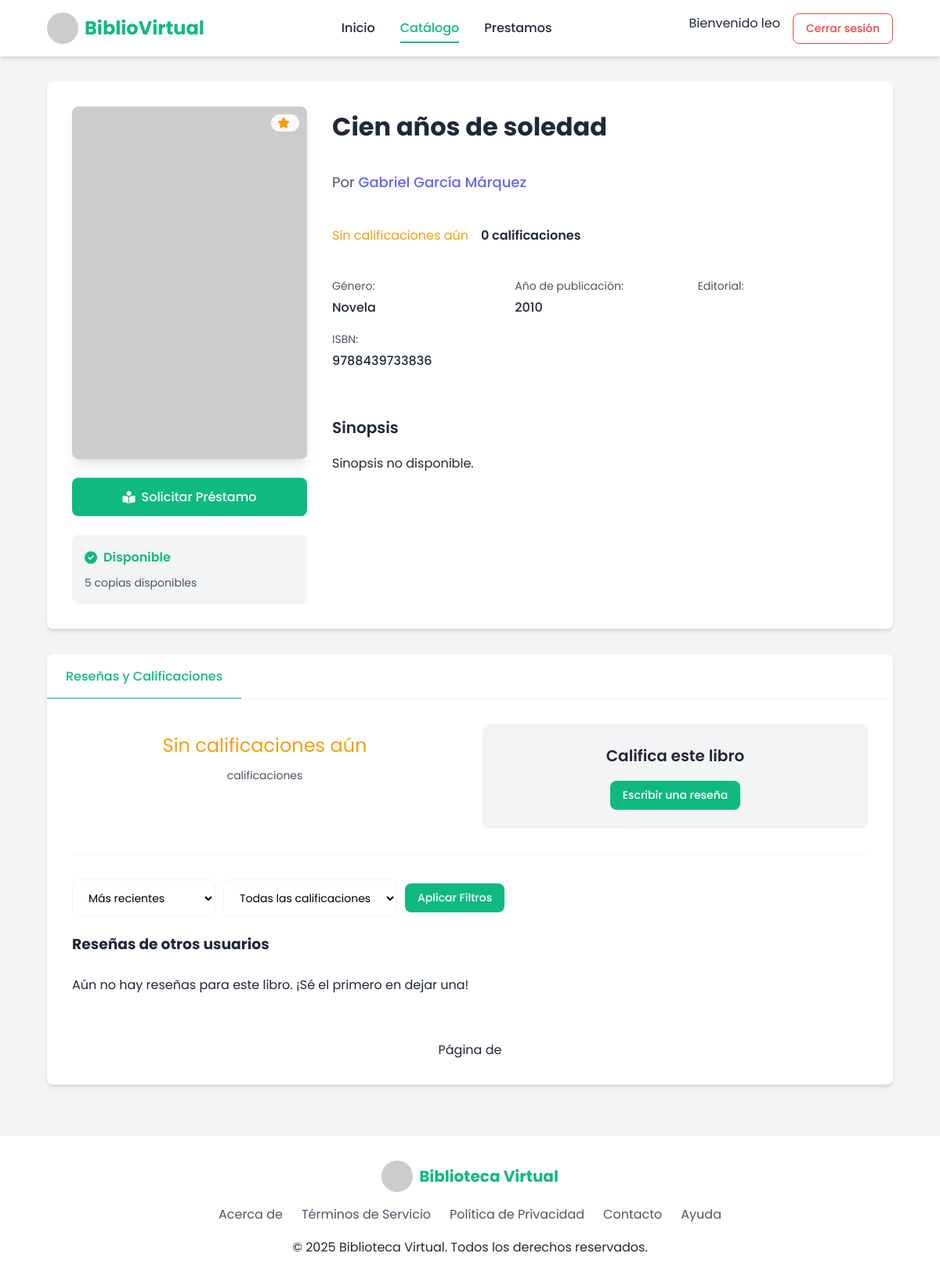
/libros/libro/2/reseña/crear/ (signed in), run on the app's committed database.
### usuarios/models.py (models this page shows, shortened)
class Usuario(AbstractUser):
    correo_electronico = models.EmailField(unique=True, null=False, blank=False)
    fecha_registro = models.DateField(auto_now_add=True)
    ROL_CHOICES = [
        ('admin', 'Administrador'),
        ('usuario', 'Usuario'),
    ]
    rol = models.CharField(max_length=10, choices=ROL_CHOICES, default='usuario')
    """mfa_enabled = models.BooleanField(default=False)
    mfa_secret = models.CharField(max_length=32, blank=True, null=True)
    mfa_verified = models.BooleanField(default=False)"""
    mfa_enabled = models.BooleanField(default=False)

### libros/models.py (models this page shows, shortened)
class Libro(models.Model):
    titulo = models.CharField(max_length=200)
    autor = models.CharField(max_length=100)
    editorial = models.CharField(max_length=100)
    año_publicacion = models.PositiveIntegerField()
    ISBN = models.CharField(max_length=13, unique=True)
    disponibilidad = models.BooleanField(default=True)
    genero = models.ForeignKey(Genero, on_delete=models.CASCADE)
    existencias = models.PositiveIntegerField(default=1)
    portada = models.ImageField(upload_to='portadas/', null=True, blank=True)
    portada_url = models.URLField(blank=True, null=True)
    def portada_preview(self):
        if self.portada:
            return mark_safe(
                f'<img src="{self.portada.url}" width="120" height="160" style="object-fit: contain; border: 1px solid #ccc;" />')
        elif self.portada_url:  # <--- MUESTRA LA URL SI LA IMAGEN AÚN NO SE HA GUARDADO
            return mark_safe(
                f'<img src="{self.portada_url}" width="120" height="160" style="object-fit: contain; border: 1px solid #ccc;" />')
        return "(Sin portada)"
    portada_preview.short_description = "Vista previa"

class Genero(models.Model):
    nombre_genero = models.CharField(max_length=100)

### resenas/forms.py
class ReseñaForm(forms.ModelForm):
    class Meta:
        model = Reseña
        fields = ['comentario', 'calificacion']
        widgets = {
            'comentario': forms.Textarea(attrs={'rows': 3, 'placeholder': 'Escribe tu reseña...'}),
            'calificacion': forms.Select()
        }

### libros/views.py (called while the page is built)
@login_required
def crear_resena(request, libro_id):
    libro = get_object_or_404(Libro, pk=libro_id)
    if request.method == 'POST':
        form = ReseñaForm(request.POST)
        if form.is_valid():
            resena = form.save(commit=False)
            resena.libro = libro
            resena.usuario = request.user
            resena.save()
            messages.success(request, '¡Tu reseña ha sido publicada!')
            return redirect('detalle_libro', libro_id=libro_id)
        else:
            messages.error(request, 'Hubo un error al enviar tu reseña.')
    else:
        form = ReseñaForm()
    context = {
        'libro': libro,
        'form': form,
    }
    return render(request, 'libros/detalle_libro.html', context)

### libros/templates/libros/detalle_libro.html (shortened to what this page needs)
{% load static %}
<!DOCTYPE html>
<html lang="es">
<head>
    <link rel="stylesheet" href="https://cdnjs.cloudflare.com/ajax/libs/font-awesome/6.0.0-beta3/css/all.min.css">
    <link rel="stylesheet" href="{% static 'css/detalle.css' %}">
</head>
<body>
    <header class="header">
        <div class="container">
            <div class="logo">
                <img src="https://via.placeholder.com/40/10b981/FFFFFF?text=B" alt="Logo BiblioVirtual">
                <h1>BiblioVirtual</h1>
            </div>
            <nav class="main-nav">
                <ul>
                    <li><a href="{% url 'inicio' %}">Inicio</a></li>
                    <li><a href="{% url 'catalogo' %}" class="active" >Catálogo</a></li>
                    <li><a href="{% url 'prestamos:prestamos' %}" >Prestamos</a></li>
                </ul>
            </nav>
            <div class="auth-buttons">
            {% if request.user.is_authenticated %}
                <span class="welcome-msg">Bienvenido {{ request.user.username }}</span>
                <form method="post" action="{% url 'logout' %}">
                    <button type="submit" class="btn btn-danger">Cerrar sesión</button>
                </form>
            {% else %}
                <a href="{% url 'login' %}" class="btn btn-outline active">Iniciar Sesión</a>
                <a href="{% url 'registro' %}" class="btn btn-primary">Registrarse</a>
            {% endif %}
            </div>
        </div>
    </header>
    <main>
        <div class="container">
            <div class="book-detail-container">
                <div class="book-main-info">
                    <div class="book-cover">
                        {% if libro.portada %}
                            <img src="{{ libro.portada.url }}" alt="Portada de {{ libro.titulo }}">
                        {% elif libro.portada_url %}
                            <img src="{{ libro.portada_url }}" alt="Portada de {{ libro.titulo }}">
                        {% else %}
                            <img src="https://via.placeholder.com/300x450/6366f1/FFFFFF?text=Sin+Portada"
                                alt="Portada genérica">
                        {% endif %}
                        <div class="book-rating-badge">
                            <i class="fas fa-star"></i>
                        </div>
                    </div>
                    <div class="book-actions">
                        <button id="requestLoanBtn" class="btn btn-primary">
                            <i class="fas fa-book-reader"></i>
                            Solicitar Préstamo
                        </button>
                    </div>
                    <div class="book-availability">
                        <div class="availability-status available">
                            <i class="fas fa-check-circle"></i>
                            <span>{% if libro.disponibilidad %}Disponible{% else %}No Disponible{% endif %}</span>
                        </div>
                        <div class="availability-info">
                            <span>{{ libro.existencias }} copias disponibles</span>
                        </div>
                    </div>
                </div>
                <div class="book-details">
                    <h1 class="book-title">{{ libro.titulo }}</h1>
                    <div class="book-author">
                        <span>Por</span>
                        <a href="#" class="author-link">{{ libro.autor }}</a>
                    </div>
                    <div class="book-rating">
                    <div class="rating-stars">
                        {% if promedio_calificacion %}
                            {% for i in "12345" %}
                                {% if i <= promedio_calificacion|floatformat:0 %}
                                    <i class="fas fa-star"></i>
                                {% elif i == promedio_calificacion|floatformat:0|add:1 and promedio_calificacion|floatformat:1 != promedio_calificacion|floatformat:0 %}
                                    <i class="fas fa-star-half-alt"></i>
                                {% else %}
                                    <i class="far fa-star"></i>
                                {% endif %}
                            {% endfor %}
                        {% else %}
                            <span>Sin calificaciones aún</span>
                        {% endif %}
                    </div>
                    <div class="rating-count">
                        <span>{% with libro.resenas.count as total_resenas %}{{ total_resenas }}{% endwith %} calificaciones</span>
                    </div>
                </div>
                    <div class="book-metadata">
                        <div class="metadata-item">
                            <span class="metadata-label">Género:</span>
                            <span class="metadata-value">{{ libro.genero.nombre_genero }}</span>
                        </div>
                        <div class="metadata-item">
                            <span class="metadata-label">Año de publicación:</span>
                            <span class="metadata-value">{{ libro.año_publicacion }}</span>
                        </div>
                        <div class="metadata-item">
                            <span class="metadata-label">Editorial:</span>
                        </div>
                        <div class="metadata-item">
                            <span class="metadata-label">ISBN:</span>
                            <span class="metadata-value">{{ libro.ISBN }}</span>
                        </div>
                    </div>
                    <div class="book-synopsis">
                        <h3>Sinopsis</h3>
                        <p>
                            {% if libro.sinopsis %}
                                {{ libro.sinopsis }}
                            {% else %}
                                Sinopsis no disponible.
                            {% endif %}
                        </p>
                    </div>
                </div>
            </div>
            <div class="book-tabs">
                <div class="tabs-header">
                    <button class="tab-btn active" data-tab="reviews">Reseñas y Calificaciones</button>
                </div>
                <div class="tabs-content">
                    <div id="reviews-tab" class="tab-content active">
                    <div class="reviews-summary">
                        <div class="rating-summary">
                            <div class="average-rating">
                                <div class="rating-stars">
                                    {% if promedio_calificacion %}
                                        {% for i in "xxxxx"|slice:":{{ promedio_calificacion|floatformat:0 }}" %}
                                            <i class="fas fa-star"></i>
                                        {% endfor %}
                                        {% if promedio_calificacion|floatformat:1 != promedio_calificacion|floatformat:0 %}
                                            <i class="fas fa-star-half-alt"></i>
                                        {% endif %}
                                    {% else %}
                                        <span>Sin calificaciones aún</span>
                                    {% endif %}
                                </div>
                                <span class="rating-count">{{ total_resenas }} calificaciones</span>
                            </div>
                        </div>
                          <div class="add-review">
                              <h3>Califica este libro</h3>
                              {% if request.user.is_authenticated %}
                                  <button id="writeReviewBtn" class="btn btn-primary">Escribir una reseña</button>
                              {% else %}
                                  <p>Debes <a href="{% url 'login' %}?next={{ request.path }}">iniciar sesión</a> para dejar una reseña.</p>
                              {% endif %}
                          </div>
                        </div>
                        <div class="reviews-filter">
                        <form method="get" action="{% url 'detalle_libro' libro.id %}#reviews-tab">
                            <div class="filter-options">
                                <select id="reviewsSort" name="orden_resenas">
                                    <option value="recent" {% if request.GET.orden_resenas == 'recent' %}selected{% endif %}>Más recientes</option>
                                </select>
                                <select id="reviewsFilter" name="calificacion_filter">
                                    <option value="all" {% if request.GET.calificacion_filter == 'all' %}selected{% endif %}>Todas las calificaciones</option>
                                </select>
                                <button type="submit" class="btn btn-primary">Aplicar Filtros</button>
                            </div>
                        </form>
                        </div>
                        <div class="reviews-list">
                                    <h3>Reseñas de otros usuarios</h3>
                                    {% for resena in reseñas %}
                                        <div class="review-card">
                                            <div class="review-header">
                                                <div class="reviewer-info">
                                                    {% comment %} Aquí podrías mostrar la imagen del usuario si la tienes {% endcomment %}
                                                    <img src="https://via.placeholder.com/40x40/10b981/FFFFFF?text={{ resena.usuario.username|slice:":2"|upper }}"     alt="Avatar de {{ resena.usuario.username }}" class="reviewer-avatar"/>
                                                    <div>
                                                        <h4 class="reviewer-name">{{ resena.usuario.username }}</h4>
                                                        <div class="review-meta">
                                                            <span class="review-date">{{ resena.fecha }}</span>
                                                            <div class="reviewer-rating">
                                                            {% for i in "12345" %}
                                                                {% if i|add:0 <= resena.calificacion %}
                                                                    <i class="fas fa-star"></i>
                                                                {% else %}
                                                                    <i class="far fa-star"></i>
                                                                {% endif %}
                                                            {% endfor %}
                                                            </div>
                                                        </div>
                                                    </div>
                                                </div>
                                                </div>
                                            <div class="review-content">
                                                <p>{{ resena.comentario }}</p>
                                            </div>
                                        </div>
                                    {% empty %}
                                        <p>Aún no hay reseñas para este libro. ¡Sé el primero en dejar una!</p>
                                    {% endfor %}
                                    <div class="pagination">
                                        <span class="page-info">
                                            Página {{ reseñas.number }} de {{ reseñas.paginator.num_pages }}
                                        </span>
                                    </div>
                        </div>
                    </div>
                </div>
            </div>
        </div>
    </main>
    <footer class="footer">
        <div class="container">
            <div class="footer-content">
                <div class="footer-logo">
                    <img src="https://via.placeholder.com/40x40/10b981/FFFFFF?text=BV" alt="Logo Biblioteca Virtual">
                    <h3>Biblioteca Virtual</h3>
                </div>
                <div class="footer-links">
                    <a href="#">Acerca de</a>
                    <a href="#">Términos de Servicio</a>
                    <a href="#">Política de Privacidad</a>
                    <a href="#">Contacto</a>
                    <a href="#">Ayuda</a>
                </div>
                <p>&copy; <span id="currentYear">2023</span> Biblioteca Virtual. Todos los derechos reservados.</p>
            </div>
        </div>
    </footer>
</body>
</html>

### data on the page
Usuario: user.username "leo"
Libro: existencias "5", titulo "Cien años de soledad", autor "Gabriel García Márquez", genero.nombre_genero "Novela", año_publicacion "2010", ISBN "9788439733836"

### other printed values
{{ total_resenas }} "0"
